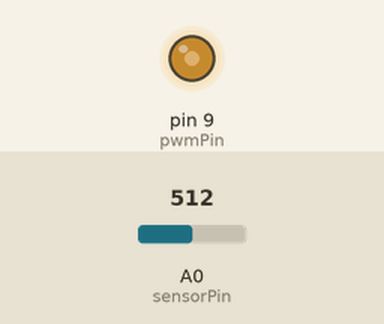
A sketch run on a simulated Arduino Uno, built with avr-gcc and run on an emulated ATmega328P. Parts: output pins drawn as LEDs (lit = HIGH). The inputs (shaded band) are chosen by the test bench; at power-on: A0 (sensorPin) = 512.

Above: at 1.2 s.
1.3 s: A0 (sensorPin) set to 716
At 2.0 s:
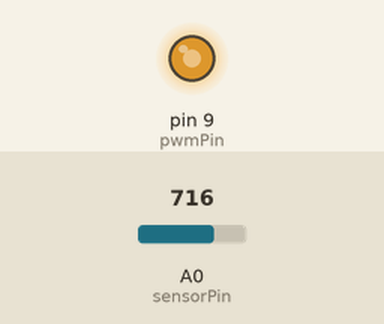
2.8 s: A0 (sensorPin) set to 900
At 3.1 s:
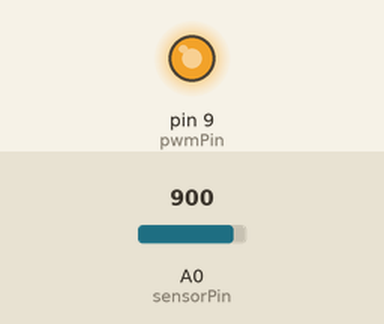
4.3 s: A0 (sensorPin) set to 122
At 5.5 s:
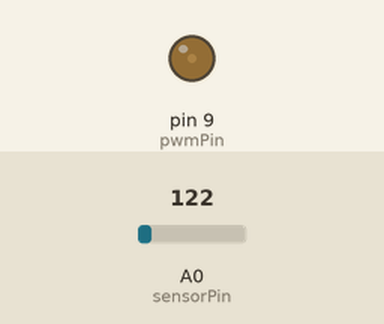
5.8 s: A0 (sensorPin) set to 0
At 6.6 s:
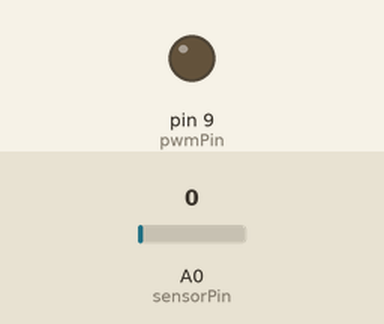
Timing chart, 0 to 8.3 s (numbered marks = the images above; inputs shaded):
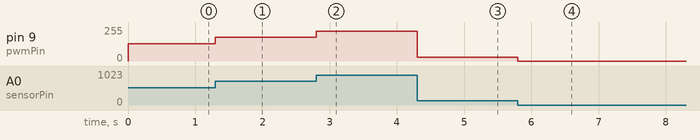

The sketch:

AnalogInput_PWM_Out.ino
```cpp
/*
  AnalogInput_PWD_Out

 This program reads a 10-bit value from ADC channel 0 and divides it by 4 and sets ot out on PWM channel no. 9.
 Thus we can control the analog voltage output using an analog input signal.

 The circuit:
 * Connect Arduino +5V and Ground pins to General Purpose Input / Output Board +5V and GND pins. Use red wire for +5v and black or green wire for GND.
 * connect Potentiometer viper POt-1 pin analog input 0. do not connect it to digital pin 0.
 * one side of potentiometer is connected to 5V and other side to Ground.
 * Connect arduino PWM output pin 9 to LED0 pin of GPIO board.
   Note that pin LED0 is cathode of LED whose anode is connected to 5V through a 1 K series resistor.
 * When Pin 9 is LOW, LED becomes ON. When pin 9 is HIGH, LED becomes OFF.
 * if your Arduino board has ATmega328 MCU then you have 6 PWM channels available - on pins 3,5,6,9,10,11.

  Things to do:

  1. Run the sketch and see that LEd brightness is dependednt upon the pot setting.
  2. Turn the pot completely clockwise. Depending upon the end of pot connected to 5V, you may get 5V or 0 V on viper. So LED will be full brightness or completely off.
  3. Now turn the pot anti-clockwise. So LED will be full off or fully bright.
  4. now set the pot at intermediate values and see that you get all intermediate values of intensity based on pot setting.

 Created by P W Dandekar
 on 25th July 2010


 */

int sensorPin = 0;    // select the input pin for the potentiometer
int pwmPin = 9;      // select the pin for the LED for Severino
int sensorValue = 0;  // variable to store the value coming from the sensor

void setup()
{
  // declare the ledPin as an OUTPUT:
  pinMode(pwmPin, OUTPUT);
}

void loop()
{
  // read the value from the sensor:
  sensorValue = analogRead(sensorPin);
  analogWrite( pwmPin, (sensorValue/4)  );// divide the input and put it as output.Why division by 4 was required?

  }


  /*
    // Instead of dividing by 4, we can use a map function to map input value of range 0-1023 to output
    // value range 0 to 255.

    sensorValue = map(sensorValue,0,1023,0,255); // old sensorvalue is scaled down and stored back in var sensorvalue
  */
```

Measured:
- after the input at 1.3 s, pin 9 (pwmPin): 128/255 → 179/255 at once
- after the input at 2.8 s, pin 9 (pwmPin): 179/255 → 225/255 at once
- after the input at 4.3 s, pin 9 (pwmPin): 225/255 → 30/255 at once
- after the input at 5.8 s, pin 9 (pwmPin): 30/255 → 0/255 at once
